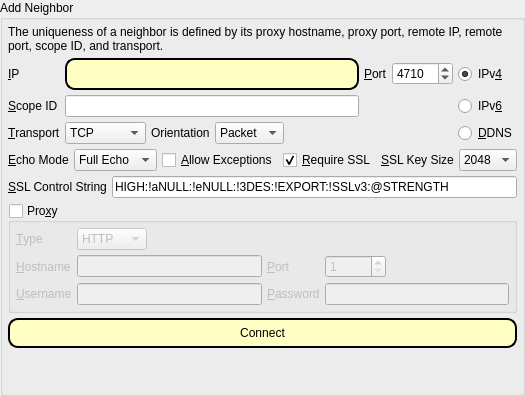
              <widget class="QSplitter" name="splitter_3">
               <property name="styleSheet">
                <string notr="true"/>
               </property>
               <property name="frameShape">
                <enum>QFrame::NoFrame</enum>
               </property>
               <property name="frameShadow">
                <enum>QFrame::Plain</enum>
               </property>
               <property name="lineWidth">
                <number>1</number>
               </property>
               <property name="orientation">
                <enum>Qt::Vertical</enum>
               </property>
               <property name="childrenCollapsible">
                <bool>false</bool>
               </property>
               <widget class="QWidget" name="layoutWidget1b">
                <layout class="QHBoxLayout" name="horizontalLayout_2">
                 <property name="spacing">
                  <number>5</number>
                 </property>
                 <item>
                  <widget class="QGroupBox" name="groupBox_addip_2">
                   <property name="title">
                    <string>Add Neighbor</string>
                   </property>
                   <layout class="QVBoxLayout" name="verticalLayout_21">
                    <property name="spacing">
                     <number>5</number>
                    </property>
                    <property name="leftMargin">
                     <number>5</number>
                    </property>
                    <property name="topMargin">
                     <number>5</number>
                    </property>
                    <property name="rightMargin">
                     <number>5</number>
                    </property>
                    <property name="bottomMargin">
                     <number>5</number>
                    </property>
                    <item>
                     <widget class="QLabel" name="label_23">
                      <property name="text">
                       <string>The uniqueness of a neighbor is defined by its proxy hostname, proxy port, remote IP, remote port, scope ID, and transport.</string>
                      </property>
                      <property name="wordWrap">
                       <bool>true</bool>
                      </property>
                     </widget>
                    </item>
                    <item>
                     <layout class="QGridLayout" name="gridLayout_3">
                      <property name="spacing">
                       <number>5</number>
                      </property>
                      <item row="0" column="1">
                       <widget class="QLineEdit" name="neighborIP">
                        <property name="styleSheet">
                         <string notr="true">QLineEdit#neighborIP {
     background-color: rgb(255, 255, 195);
     border-style: outset;
     border-width: 2px;
     border-radius: 10px;
     border-color: black;
     min-width: 10em;
     padding: 6px;
 }

</string>
                        </property>
                       </widget>
                      </item>
                      <item row="0" column="0">
                       <widget class="QLabel" name="label_24">
                        <property name="sizePolicy">
                         <sizepolicy hsizetype="Minimum" vsizetype="Preferred">
                          <horstretch>0</horstretch>
                          <verstretch>0</verstretch>
                         </sizepolicy>
                        </property>
                        <property name="layoutDirection">
                         <enum>Qt::RightToLeft</enum>
                        </property>
                        <property name="text">
                         <string>&amp;IP</string>
                        </property>
                        <property name="buddy">
                         <cstring>neighborIP</cstring>
                        </property>
                       </widget>
                      </item>
                      <item row="0" column="3">
                       <widget class="QSpinBox" name="neighborPort">
                        <property name="minimum">
                         <number>1</number>
                        </property>
                        <property name="maximum">
                         <number>65535</number>
                        </property>
                        <property name="value">
                         <number>4710</number>
                        </property>
                       </widget>
                      </item>
                      <item row="0" column="2">
                       <widget class="QLabel" name="label_13">
                        <property name="sizePolicy">
                         <sizepolicy hsizetype="Minimum" vsizetype="Preferred">
                          <horstretch>0</horstretch>
                          <verstretch>0</verstretch>
                         </sizepolicy>
                        </property>
                        <property name="layoutDirection">
                         <enum>Qt::RightToLeft</enum>
                        </property>
                        <property name="text">
                         <string>&amp;Port</string>
                        </property>
                        <property name="buddy">
                         <cstring>neighborPort</cstring>
                        </property>
                       </widget>
                      </item>
                      <item row="1" column="0">
                       <widget class="QLabel" name="neighborScopeIdLabel">
                        <property name="text">
                         <string>&amp;Scope ID</string>
                        </property>
                        <property name="buddy">
                         <cstring>neighborScopeId</cstring>
                        </property>
                       </widget>
                      </item>
                      <item row="1" column="1">
                       <widget class="QLineEdit" name="neighborScopeId"/>
                      </item>
                      <item row="2" column="0">
                       <widget class="QLabel" name="label_66">
                        <property name="text">
                         <string>&amp;Transport</string>
                        </property>
                        <property name="buddy">
                         <cstring>neighborTransport</cstring>
                        </property>
                       </widget>
                      </item>
                      <item row="2" column="1">
                       <layout class="QHBoxLayout" name="horizontalLayout_60">
                        <property name="spacing">
                         <number>5</number>
                        </property>
                        <item>
                         <widget class="QComboBox" name="neighborTransport">
                          <property name="currentIndex">
                           <number>2</number>
                          </property>
                          <property name="sizeAdjustPolicy">
                           <enum>QComboBox::AdjustToContents</enum>
                          </property>
                          <item>
                           <property name="text">
                            <string>Bluetooth</string>
                           </property>
                          </item>
                          <item>
                           <property name="text">
                            <string>SCTP</string>
                           </property>
                          </item>
                          <item>
                           <property name="text">
                            <string>TCP</string>
                           </property>
                          </item>
                          <item>
                           <property name="text">
                            <string>UDP</string>
                           </property>
                          </item>
                         </widget>
                        </item>
                        <item>
                         <widget class="QLabel" name="label_70">
                          <property name="text">
                           <string>Orientation</string>
                          </property>
                         </widget>
                        </item>
                        <item>
                         <widget class="QComboBox" name="neighborOrientation">
                          <property name="sizeAdjustPolicy">
                           <enum>QComboBox::AdjustToContents</enum>
                          </property>
                          <item>
                           <property name="text">
                            <string>Packet</string>
                           </property>
                          </item>
                          <item>
                           <property name="text">
                            <string>Stream</string>
                           </property>
                          </item>
                         </widget>
                        </item>
                        <item>
                         <spacer name="horizontalSpacer_50">
                          <property name="orientation">
                           <enum>Qt::Horizontal</enum>
                          </property>
                          <property name="sizeHint" stdset="0">
                           <size>
                            <width>40</width>
                            <height>20</height>
                           </size>
                          </property>
                         </spacer>
                        </item>
                       </layout>
                      </item>
                      <item row="1" column="4">
                       <widget class="QRadioButton" name="ipv6Neighbor">
                        <property name="sizePolicy">
                         <sizepolicy hsizetype="Minimum" vsizetype="Preferred">
                          <horstretch>0</horstretch>
                          <verstretch>0</verstretch>
                         </sizepolicy>
                        </property>
                        <property name="layoutDirection">
                         <enum>Qt::LeftToRight</enum>
                        </property>
                        <property name="text">
                         <string>IPv&amp;6</string>
                        </property>
                       </widget>
                      </item>
                      <item row="2" column="4">
                       <widget class="QRadioButton" name="dynamicdns">
                        <property name="sizePolicy">
                         <sizepolicy hsizetype="Minimum" vsizetype="Preferred">
                          <horstretch>0</horstretch>
                          <verstretch>0</verstretch>
                         </sizepolicy>
                        </property>
                        <property name="toolTip">
                         <string>Dynamic DNS</string>
                        </property>
                        <property name="text">
                         <string>&amp;DDNS</string>
                        </property>
                       </widget>
                      </item>
                      <item row="0" column="4">
                       <widget class="QRadioButton" name="ipv4Neighbor">
                        <property name="sizePolicy">
                         <sizepolicy hsizetype="Minimum" vsizetype="Preferred">
                          <horstretch>0</horstretch>
                          <verstretch>0</verstretch>
                         </sizepolicy>
                        </property>
                        <property name="layoutDirection">
                         <enum>Qt::LeftToRight</enum>
                        </property>
                        <property name="text">
                         <string>IPv&amp;4</string>
                        </property>
                        <property name="checked">
                         <bool>true</bool>
                        </property>
                       </widget>
                      </item>
                     </layout>
                    </item>
                    <item>
                     <layout class="QHBoxLayout" name="horizontalLayout_35">
                      <property name="spacing">
                       <number>5</number>
                      </property>
                      <item>
                       <widget class="QLabel" name="label_39">
                        <property name="sizePolicy">
                         <sizepolicy hsizetype="Fixed" vsizetype="Preferred">
                          <horstretch>0</horstretch>
                          <verstretch>0</verstretch>
                         </sizepolicy>
                        </property>
                        <property name="text">
                         <string>&amp;Echo Mode</string>
                        </property>
                        <property name="buddy">
                         <cstring>neighborsEchoMode</cstring>
                        </property>
                       </widget>
                      </item>
                      <item>
                       <widget class="QComboBox" name="neighborsEchoMode">
                        <property name="sizeAdjustPolicy">
                         <enum>QComboBox::AdjustToContents</enum>
                        </property>
                        <item>
                         <property name="text">
                          <string>Full Echo</string>
                         </property>
                        </item>
                        <item>
                         <property name="text">
                          <string>Half Echo</string>
                         </property>
                        </item>
                       </widget>
                      </item>
                      <item>
                       <widget class="QCheckBox" name="addException">
                        <property name="sizePolicy">
                         <sizepolicy hsizetype="Minimum" vsizetype="Preferred">
                          <horstretch>0</horstretch>
                          <verstretch>0</verstretch>
                         </sizepolicy>
                        </property>
                        <property name="toolTip">
                         <string>&lt;html&gt;&lt;head/&gt;&lt;body&gt;&lt;p&gt;GoldBug will record peer certificates during initial connections. Subsequent connections will cause GoldBug to inspect peer certificates. If there are discrepancies between recorded certificates and transmitted certificates, GoldBug will sever the connections. Enable this option if you would like GoldBug to ignore discrepancies.&lt;/p&gt;&lt;/body&gt;&lt;/html&gt;</string>
                        </property>
                        <property name="text">
                         <string>&amp;Allow Exceptions</string>
                        </property>
                       </widget>
                      </item>
                      <item>
                       <widget class="QCheckBox" name="requireSsl">
                        <property name="sizePolicy">
                         <sizepolicy hsizetype="Minimum" vsizetype="Preferred">
                          <horstretch>0</horstretch>
                          <verstretch>0</verstretch>
                         </sizepolicy>
                        </property>
                        <property name="toolTip">
                         <string>Require secure connections.</string>
                        </property>
                        <property name="text">
                         <string>&amp;Require SSL</string>
                        </property>
                        <property name="checked">
                         <bool>true</bool>
                        </property>
                       </widget>
                      </item>
                      <item>
                       <widget class="QLabel" name="sslKeySizeLabel">
                        <property name="text">
                         <string>&amp;SSL Key Size</string>
                        </property>
                        <property name="buddy">
                         <cstring>neighborKeySize</cstring>
                        </property>
                       </widget>
                      </item>
                      <item>
                       <widget class="QComboBox" name="neighborKeySize">
                        <property name="sizeAdjustPolicy">
                         <enum>QComboBox::AdjustToContents</enum>
                        </property>
                        <item>
                         <property name="text">
                          <string>2048</string>
                         </property>
                        </item>
                        <item>
                         <property name="text">
                          <string>3072</string>
                         </property>
                        </item>
                        <item>
                         <property name="text">
                          <string>4096</string>
                         </property>
                        </item>
                       </widget>
                      </item>
                     </layout>
                    </item>
                    <item>
                     <layout class="QHBoxLayout" name="horizontalLayout_89">
                      <property name="spacing">
                       <number>5</number>
                      </property>
                      <item>
                       <widget class="QLabel" name="label_78">
                        <property name="text">
                         <string>&amp;SSL Control String</string>
                        </property>
                        <property name="buddy">
                         <cstring>neighborsSslControlString</cstring>
                        </property>
                       </widget>
                      </item>
                      <item>
                       <widget class="QLineEdit" name="neighborsSslControlString">
                        <property name="text">
                         <string>HIGH:!aNULL:!eNULL:!3DES:!EXPORT:!SSLv3:@STRENGTH</string>
                        </property>
                       </widget>
                      </item>
                     </layout>
                    </item>
                    <item>
                     <widget class="QGroupBox" name="proxy">
                      <property name="title">
                       <string>Pro&amp;xy</string>
                      </property>
                      <property name="checkable">
                       <bool>true</bool>
                      </property>
                      <property name="checked">
                       <bool>false</bool>
                      </property>
                      <layout class="QGridLayout" name="gridLayout_5">
                       <property name="leftMargin">
                        <number>5</number>
                       </property>
                       <property name="topMargin">
                        <number>5</number>
                       </property>
                       <property name="rightMargin">
                        <number>5</number>
                       </property>
                       <property name="bottomMargin">
                        <number>5</number>
                       </property>
                       <property name="spacing">
                        <number>5</number>
                       </property>
                       <item row="1" column="0">
                        <widget class="QLabel" name="label_7">
                         <property name="text">
                          <string>&amp;Hostname</string>
                         </property>
                         <property name="buddy">
                          <cstring>proxyHostname</cstring>
                         </property>
                        </widget>
                       </item>
                       <item row="2" column="0">
                        <widget class="QLabel" name="label_19">
                         <property name="text">
                          <string>&amp;Username</string>
                         </property>
                         <property name="buddy">
                          <cstring>proxyUsername</cstring>
                         </property>
                        </widget>
                       </item>
                       <item row="1" column="3">
                        <layout class="QHBoxLayout" name="horizontalLayout_39">
                         <property name="spacing">
                          <number>5</number>
                         </property>
                         <item>
                          <widget class="QSpinBox" name="proxyPort">
                           <property name="minimum">
                            <number>1</number>
                           </property>
                           <property name="maximum">
                            <number>65535</number>
                           </property>
                          </widget>
                         </item>
                         <item>
                          <spacer name="horizontalSpacer_29">
                           <property name="orientation">
                            <enum>Qt::Horizontal</enum>
                           </property>
                           <property name="sizeHint" stdset="0">
                            <size>
                             <width>40</width>
                             <height>20</height>
                            </size>
                           </property>
                          </spacer>
                         </item>
                        </layout>
                       </item>
                       <item row="0" column="1">
                        <layout class="QHBoxLayout" name="horizontalLayout_29">
                         <property name="spacing">
                          <number>5</number>
                         </property>
                         <item>
                          <widget class="QComboBox" name="proxyType">
                           <property name="sizeAdjustPolicy">
                            <enum>QComboBox::AdjustToContents</enum>
                           </property>
                           <item>
                            <property name="text">
                             <string>HTTP</string>
                            </property>
                           </item>
                           <item>
                            <property name="text">
                             <string>Socks5</string>
                            </property>
                           </item>
                           <item>
                            <property name="text">
                             <string>System</string>
                            </property>
                           </item>
                          </widget>
                         </item>
                         <item>
                          <spacer name="horizontalSpacer_28">
                           <property name="orientation">
                            <enum>Qt::Horizontal</enum>
                           </property>
                           <property name="sizeHint" stdset="0">
                            <size>
                             <width>40</width>
                             <height>20</height>
                            </size>
                           </property>
                          </spacer>
                         </item>
                        </layout>
                       </item>
                       <item row="0" column="0">
                        <widget class="QLabel" name="label_3">
                         <property name="text">
                          <string>&amp;Type</string>
                         </property>
                         <property name="buddy">
                          <cstring>proxyType</cstring>
                         </property>
                        </widget>
                       </item>
                       <item row="1" column="1">
                        <widget class="QLineEdit" name="proxyHostname"/>
                       </item>
                       <item row="2" column="3">
                        <widget class="QLineEdit" name="proxyPassword">
                         <property name="text">
                          <string/>
                         </property>
                         <property name="echoMode">
                          <enum>QLineEdit::Password</enum>
                         </property>
                        </widget>
                       </item>
                       <item row="2" column="2">
                        <widget class="QLabel" name="label_20">
                         <property name="text">
                          <string>&amp;Password</string>
                         </property>
                         <property name="buddy">
                          <cstring>proxyPassword</cstring>
                         </property>
                        </widget>
                       </item>
                       <item row="2" column="1">
                        <widget class="QLineEdit" name="proxyUsername"/>
                       </item>
                       <item row="1" column="2">
                        <widget class="QLabel" name="label_8">
                         <property name="text">
                          <string>&amp;Port</string>
                         </property>
                         <property name="buddy">
                          <cstring>proxyPort</cstring>
                         </property>
                        </widget>
                       </item>
                      </layout>
                     </widget>
                    </item>
                    <item>
                     <layout class="QHBoxLayout" name="horizontalLayout_6">
                      <property name="spacing">
                       <number>5</number>
                      </property>
                      <item>
                       <widget class="QPushButton" name="addNeighbor">
                        <property name="styleSheet">
                         <string notr="true">QPushButton#addNeighbor {
     background-color: rgb(255, 255, 195);
     border-style: outset;
     border-width: 2px;
     border-radius: 10px;
     border-color: black;
     min-width: 10em;
     padding: 6px;
 }


QPushButton#addNeighbor:hover { 
background-color: qlineargradient(x1: 0, y1: 0, x2: 0, y2: 1,
                                   stop: 0 rgb(254,229,172), stop: 1 #FFFFFF);
background-position: top center; } 



QPushButton#addNeighbor:pressed {
     background-color: darkgrey;
     border-style: inset;
 }

</string>
                        </property>
                        <property name="text">
                         <string>Connect</string>
                        </property>
                        <property name="icon">
                         <iconset>
                          <normaloff>:/nuvola/connect.png</normaloff>:/nuvola/connect.png</iconset>
                        </property>
                        <property name="iconSize">
                         <size>
                          <width>40</width>
                          <height>40</height>
                         </size>
                        </property>
                       </widget>
                      </item>
                     </layout>
                    </item>
                    <item>
                     <spacer name="verticalSpacer_8">
                      <property name="orientation">
                       <enum>Qt::Vertical</enum>
                      </property>
                      <property name="sizeHint" stdset="0">
                       <size>
                        <width>20</width>
                        <height>40</height>
                       </size>
                      </property>
                     </spacer>
                    </item>
                   </layout>
                  </widget>
                 </item>
                </layout>
               </widget>
              </widget>
